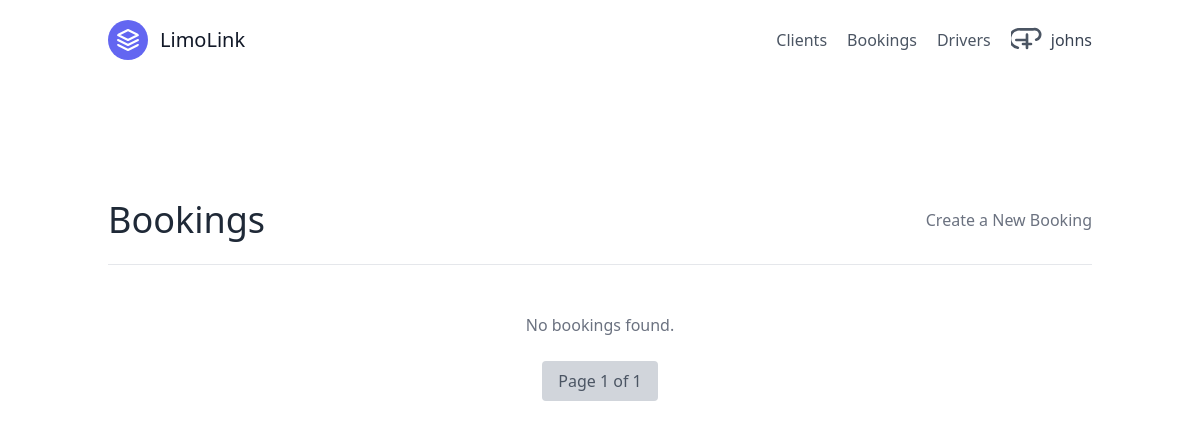
The app's page /bookings/ (signed in), older data.
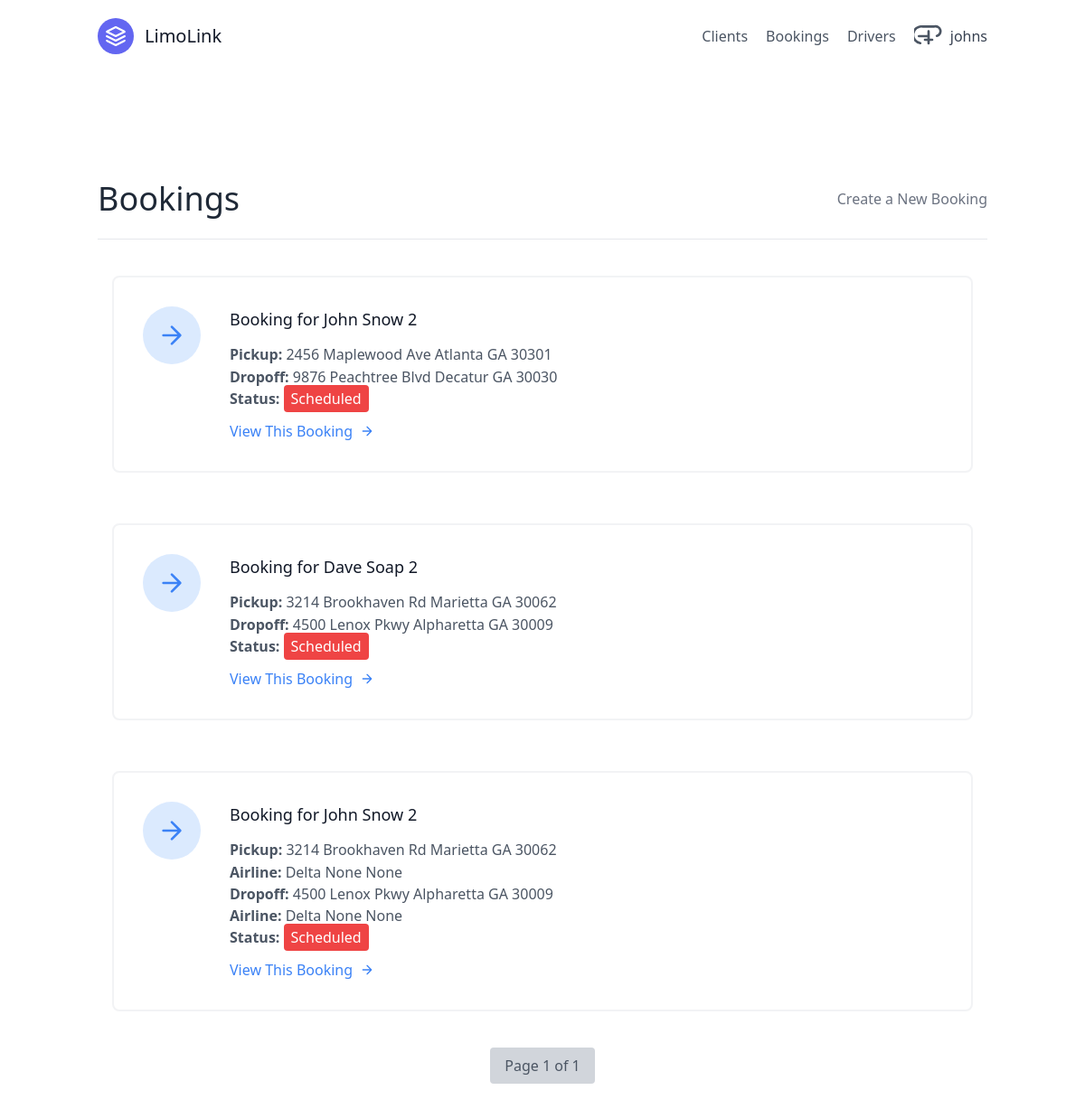
The same page, newer data.
### clients/models.py (models this page shows, shortened)
class User(AbstractUser):
    is_active = models.BooleanField(default=True)

class Client(models.Model):
    first_name = models.CharField(max_length=100)
    last_name = models.CharField(max_length=100)
    email = models.EmailField()
    phone = models.CharField(max_length=15)
    street_address = models.CharField(max_length=255, blank=True)
    city = models.CharField(max_length=100, blank=True)
    state = models.CharField(max_length=100, blank=True)
    postal_code = models.CharField(max_length=20, blank=True)
    preferred_contact_method = models.CharField(max_length=50, blank=True)

### bookings/models.py (models this page shows, shortened)
class Booking(models.Model):
  client = models.ForeignKey('clients.Client', on_delete=models.CASCADE, related_name='bookings')
  driver = models.ForeignKey(Driver, on_delete=models.SET_NULL, null=True, blank=True, related_name='bookings')
  created_by = models.ForeignKey(settings.AUTH_USER_MODEL, on_delete=models.CASCADE)
  updated_by = models.ForeignKey(settings.AUTH_USER_MODEL, on_delete=models.CASCADE, null=True, blank=True, related_name='updated_bookings')
  pickup_street_address = models.CharField(max_length=255)
  pickup_city = models.CharField(max_length=100, blank=True, null=True)
  pickup_state = models.CharField(max_length=2, blank=True, null=True)
  pickup_zip_code = models.CharField(max_length=10, blank=True, null=True)
  dropoff_street_address = models.CharField(max_length=255)
  dropoff_city = models.CharField(max_length=100,  blank=True, null=True)
  dropoff_state = models.CharField(max_length=2, blank=True, null=True)
  dropoff_zip_code = models.CharField(max_length=10, blank=True, null=True)
  airline = models.CharField(max_length=50, choices=AIRLINE_CHOICES)
  other_airline = models.CharField(max_length=100, blank=True, null=True)
  flight_number = models.CharField(max_length=10, blank=True, null=True)
  passengers = models.IntegerField()
  pickup_time = models.DateTimeField()
  fare = models.DecimalField(max_digits=10, decimal_places=2)
  payment_method = models.CharField(max_length=11, choices=PAYMENT_METHOD_CHOICES)
  status = models.CharField(max_length=10, choices=STATUS_CHOICES, default='scheduled')

### bookings/views.py (the view)
# urls.py: path('', BookingListView.as_view(), name="booking-list"),
class BookingListView(LoginRequiredMixin, ListView):
    model = Booking
    template_name = 'bookings/booking_list.html'
    context_object_name = 'bookings'
    paginate_by = 10
    def get_queryset(self):
      return Booking.objects.all()

### templates/bookings/booking_list.html (shortened to what this page needs)
{% extends "base.html" %}
{% block content %}
<section class="text-gray-600 body-font">
  <div class="container px-5 py-24 mx-auto">
    <div class="w-full mb-6 py-6 flex justify-between items-center border-b border-gray-200">
      <div>
        <h1 class="text-4xl text-gray-800">Bookings</h1>
      </div>
      <div>
        <a href="{% url 'bookings:booking-create' %}" class="text-gray-500 hover:text-blue-500">Create a New Booking</a>
      </div>
    </div>
    <div class="flex flex-col space-y-6">
      {% for booking in bookings %}
      <div id="booking-item" class="p-4 w-full">
        <div class="flex border-2 rounded-lg border-gray-200 border-opacity-50 p-8 flex row">
          <div
            class="w-16 h-16 mr-8 inline-flex items-center justify-center rounded-full bg-blue-100 text-blue-500 flex-shrink-0">
            <svg fill="none" stroke="currentColor" stroke-linecap="round" stroke-linejoin="round" stroke-width="2"
              class="w-8 h-8" viewBox="0 0 24 24">
              <path d="M5 12h14M12 5l7 7-7 7"></path>
            </svg>
          </div>
          <div class="flex-grow">
            <h2 class="text-gray-900 text-lg title-font font-medium mb-3">
              Booking for {{ booking.client.first_name }} {{ booking.client.last_name }}
            </h2>
            <p class="leading-relaxed text-base">
              <strong>
                Pickup:
              </strong>
              {{ booking.pickup_street_address }}
              {{ booking.pickup_city }}
              {{ booking.pickup_state }}
              {{ booking.pickup_zip_code }}
              <br>
            </p>
            {% if booking.airline != "N/A" %}
            <p><strong>Airline:</strong>
              {{ booking.airline }}
              {{ booking.other_airline }}
              {{ booking.flight_number }}</p>
            {% endif %}
            <p>
              <strong>
                Dropoff:
              </strong>
              {{ booking.dropoff_street_address }}
              {{ booking.dropoff_city }}
              {{ booking.dropoff_state }}
              {{ booking.dropoff_zip_code }}
              <br>
            </p>
            {% if booking.airline != "N/A" %}
            <p><strong>Airline:</strong>
              {{ booking.airline }}
              {{ booking.other_airline }}
              {{ booking.flight_number }}</p>
            {% endif %}
            <p><strong>Status:</strong>
              <span class="px-2 py-1 rounded text-white
                {% if booking.get_status_display == 'scheduled' %} bg-green
                {% elif booking.get_status_display == 'completed'%} bg-yellow-500
                {% else %} bg-red-500
                {% endif %}">{{ booking.get_status_display }}</span>
            </p>
            <a href="{% url 'bookings:booking-detail' booking.pk %}"
              class=" mt-3 text-blue-500 inline-flex items-center">
              View This Booking
              <svg fill="none" stroke="currentColor" stroke-linecap="round" stroke-linejoin="round" stroke-width="2"
                class="w-4 h-4 ml-2" viewBox="0 0 24 24">
                <path d="M5 12h14M12 5l7 7-7 7"></path>
              </svg>
            </a>
          </div>
        </div>
      </div>
      {% empty %}
      <p class="text-gray-500 text-center mt-6">No bookings found.</p>
      {% endfor %}
    </div>
    <div class="flex justify-center mt-6">
      <span class="px-4 py-2 bg-gray-300 rounded mx-1 current">
        Page {{ page_obj.number }} of {{ page_obj.paginator.num_pages }}
      </span>
    </div>
  </div>
</section>
{% endblock %}

### templates/base.html (shortened to what this page needs)
{% load static %}
<!DOCTYPE html>
<html lang="en">
<head>
  <script src="https://cdn.tailwindcss.com"></script>
  <link rel="stylesheet" href="{% static 'css/styles.css' %}">
</head>
<body>
  <div class="max-w-7xl mx-auto">
    {% include 'navbar.html' %}
    {% block content %}{% endblock %}
  </div>
</body>
</html>

### templates/navbar.html (shortened to what this page needs)
<header class="text-gray-600 body-font">
  <div class="container mx-auto flex flex-wrap p-5 flex-col md:flex-row items-center">
    <a class="flex title-font font-medium items-center text-gray-900 mb-4 md:mb-0">
      <svg xmlns="http://www.w3.org/2000/svg" fill="none" stroke="currentColor" stroke-linecap="round"
        stroke-linejoin="round" stroke-width="2" class="w-10 h-10 text-white p-2 bg-indigo-500 rounded-full"
        viewBox="0 0 24 24">
        <path d="M12 2L2 7l10 5 10-5-10-5zM2 17l10 5 10-5M2 12l10 5 10-5"></path>
      </svg>
      <span class="ml-3 text-xl">LimoLink</span>
    </a>
    <nav class="md:ml-auto flex flex-wrap items-center text-base justify-center">
      <a href="{% url 'clients:client-list' %}" class="mr-5 hover:text-gray-900">Clients</a>
      <a href="{% url 'bookings:booking-list' %}" class="mr-5 hover:text-gray-900">Bookings</a>
      <a href="{% url 'drivers:driver-list' %}" class="mr-5 hover:text-gray-900">Drivers</a>
    </nav>
    {% if request.user.is_authenticated %}
    <div x-data="{ open: false }" class="relative">
      <button @click="open = !open"
        class="flex items-center space-x-2 text-gray-700 hover:text-gray-900 focus:outline-none">
        <svg class="w-8 h-8 text-gray-600 hover:text-gray-900" xmlns="http://www.w3.org/2000/svg" fill="none"
          viewBox="0 0 24 24" stroke="currentColor">
          <path stroke-linecap="round" stroke-linejoin="round" stroke-width="2"
            d="M5.121 17.804A4 4 0 017.197 4h9.606a4 4 0 012.076 7.804M9 15h6m-3-3v6m0-6V8m0 4H4" />
        </svg>
        <span class="hidden sm:inline">{{ request.user.username }}</span>
      </button>
    </div>
    {% endif %}
  </div>
</header>

### templates/scripts.html (shortened to what this page needs)
{% load static %}

Row changes from the older to the newer data that the page shows:
added Booking: client.first_name "John", client.last_name "Snow 2", pickup_street_address "2456 Maplewood Ave", pickup_city "Atlanta", pickup_state "GA", pickup_zip_code "30301", dropoff_street_address "9876 Peachtree Blvd", dropoff_city "Decatur", dropoff_state "GA", dropoff_zip_code "30030", status "Scheduled"
added Booking: client.first_name "Dave", client.last_name "Soap 2", pickup_street_address "3214 Brookhaven Rd", pickup_city "Marietta", pickup_state "GA", pickup_zip_code "30062", dropoff_street_address "4500 Lenox Pkwy", dropoff_city "Alpharetta", dropoff_state "GA", dropoff_zip_code "30009", status "Scheduled"
added Booking: client.first_name "John", client.last_name "Snow 2", pickup_street_address "3214 Brookhaven Rd", pickup_city "Marietta", pickup_state "GA", pickup_zip_code "30062", airline "Delta", other_airline "None", flight_number "None", dropoff_street_address "4500 Lenox Pkwy", dropoff_city "Alpharetta", dropoff_state "GA", dropoff_zip_code "30009", status "Scheduled"
Text that changed along with them:
text no longer shown: "No bookings found."
